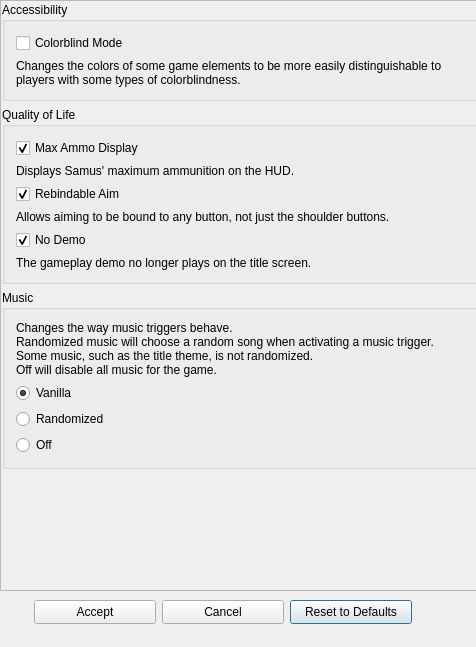
<?xml version="1.0" encoding="UTF-8"?>
<ui version="4.0">
 <class>SuperCosmeticPatchesDialog</class>
 <widget class="QDialog" name="SuperCosmeticPatchesDialog">
  <property name="geometry">
   <rect>
    <x>0</x>
    <y>0</y>
    <width>476</width>
    <height>647</height>
   </rect>
  </property>
  <property name="windowTitle">
   <string>Game Patches</string>
  </property>
  <property name="toolTip">
   <string extracomment="Tourian Elevator can be accessed immediately, without waiting for the G4 cutscene to finish."/>
  </property>
  <widget class="QWidget" name="centralWidget">
   <property name="geometry">
    <rect>
     <x>0</x>
     <y>0</y>
     <width>481</width>
     <height>591</height>
    </rect>
   </property>
   <property name="maximumSize">
    <size>
     <width>16777215</width>
     <height>16777215</height>
    </size>
   </property>
   <layout class="QVBoxLayout" name="main_layout">
    <property name="leftMargin">
     <number>0</number>
    </property>
    <property name="topMargin">
     <number>0</number>
    </property>
    <property name="rightMargin">
     <number>0</number>
    </property>
    <property name="bottomMargin">
     <number>0</number>
    </property>
    <item>
     <widget class="QScrollArea" name="scroll_area">
      <property name="widgetResizable">
       <bool>true</bool>
      </property>
      <widget class="QWidget" name="scroll_area_contents">
       <property name="geometry">
        <rect>
         <x>0</x>
         <y>0</y>
         <width>477</width>
         <height>587</height>
        </rect>
       </property>
       <property name="sizePolicy">
        <sizepolicy hsizetype="Ignored" vsizetype="Preferred">
         <horstretch>0</horstretch>
         <verstretch>0</verstretch>
        </sizepolicy>
       </property>
       <layout class="QVBoxLayout" name="scroll_area_layout">
        <property name="leftMargin">
         <number>1</number>
        </property>
        <property name="topMargin">
         <number>1</number>
        </property>
        <property name="rightMargin">
         <number>1</number>
        </property>
        <property name="bottomMargin">
         <number>0</number>
        </property>
        <item>
         <widget class="QGroupBox" name="accessibility_box">
          <property name="title">
           <string>Accessibility</string>
          </property>
          <layout class="QGridLayout" name="gridLayout_8">
           <item row="1" column="0">
            <widget class="QCheckBox" name="colorblind_checkbox">
             <property name="toolTip">
              <string/>
             </property>
             <property name="text">
              <string>Colorblind Mode</string>
             </property>
            </widget>
           </item>
           <item row="2" column="0">
            <widget class="QLabel" name="colorblind_label">
             <property name="text">
              <string>Changes the colors of some game elements to be more easily distinguishable to players with some types of colorblindness.</string>
             </property>
             <property name="wordWrap">
              <bool>true</bool>
             </property>
            </widget>
           </item>
          </layout>
         </widget>
        </item>
        <item>
         <widget class="QGroupBox" name="qol_box">
          <property name="title">
           <string>Quality of Life</string>
          </property>
          <layout class="QGridLayout" name="gridLayout_4">
           <item row="12" column="0">
            <widget class="QCheckBox" name="no_demo_checkbox">
             <property name="toolTip">
              <string/>
             </property>
             <property name="text">
              <string>No Demo</string>
             </property>
             <property name="checked">
              <bool>true</bool>
             </property>
            </widget>
           </item>
           <item row="4" column="0">
            <widget class="QLabel" name="max_ammo_display_label">
             <property name="text">
              <string>Displays Samus' maximum ammunition on the HUD.</string>
             </property>
            </widget>
           </item>
           <item row="13" column="0">
            <widget class="QLabel" name="no_demo_label">
             <property name="text">
              <string>The gameplay demo no longer plays on the title screen.</string>
             </property>
            </widget>
           </item>
           <item row="2" column="0">
            <widget class="QCheckBox" name="max_ammo_display_checkbox">
             <property name="toolTip">
              <string/>
             </property>
             <property name="text">
              <string>Max Ammo Display</string>
             </property>
             <property name="checked">
              <bool>true</bool>
             </property>
            </widget>
           </item>
           <item row="6" column="0">
            <widget class="QCheckBox" name="aim_with_any_button_checkbox">
             <property name="toolTip">
              <string/>
             </property>
             <property name="text">
              <string>Rebindable Aim</string>
             </property>
             <property name="checked">
              <bool>true</bool>
             </property>
            </widget>
           </item>
           <item row="7" column="0">
            <widget class="QLabel" name="aim_with_any_button_label">
             <property name="text">
              <string>Allows aiming to be bound to any button, not just the shoulder buttons.</string>
             </property>
            </widget>
           </item>
          </layout>
         </widget>
        </item>
        <item>
         <widget class="QGroupBox" name="music_box">
          <property name="title">
           <string>Music</string>
          </property>
          <layout class="QGridLayout" name="gridLayout_6">
           <item row="3" column="0">
            <widget class="QRadioButton" name="no_music_option">
             <property name="text">
              <string>Off</string>
             </property>
             <property name="checked">
              <bool>false</bool>
             </property>
            </widget>
           </item>
           <item row="1" column="0">
            <widget class="QRadioButton" name="vanilla_music_option">
             <property name="text">
              <string>Vanilla</string>
             </property>
             <property name="checked">
              <bool>true</bool>
             </property>
            </widget>
           </item>
           <item row="0" column="0">
            <widget class="QLabel" name="music_label">
             <property name="text">
              <string>Changes the way music triggers behave.
Randomized music will choose a random song when activating a music trigger. Some music, such as the title theme, is not randomized.
Off will disable all music for the game.</string>
             </property>
             <property name="wordWrap">
              <bool>true</bool>
             </property>
            </widget>
           </item>
           <item row="2" column="0">
            <widget class="QRadioButton" name="random_music_option">
             <property name="text">
              <string>Randomized</string>
             </property>
             <property name="checked">
              <bool>false</bool>
             </property>
            </widget>
           </item>
          </layout>
         </widget>
        </item>
        <item>
         <spacer name="verticalSpacer">
          <property name="orientation">
           <enum>Qt::Vertical</enum>
          </property>
          <property name="sizeHint" stdset="0">
           <size>
            <width>20</width>
            <height>40</height>
           </size>
          </property>
         </spacer>
        </item>
       </layout>
      </widget>
     </widget>
    </item>
   </layout>
  </widget>
  <widget class="QPushButton" name="reset_button">
   <property name="geometry">
    <rect>
     <x>290</x>
     <y>600</y>
     <width>122</width>
     <height>24</height>
    </rect>
   </property>
   <property name="text">
    <string>Reset to Defaults</string>
   </property>
  </widget>
  <widget class="QPushButton" name="accept_button">
   <property name="geometry">
    <rect>
     <x>34</x>
     <y>600</y>
     <width>122</width>
     <height>24</height>
    </rect>
   </property>
   <property name="text">
    <string>Accept</string>
   </property>
  </widget>
  <widget class="QPushButton" name="cancel_button">
   <property name="geometry">
    <rect>
     <x>162</x>
     <y>600</y>
     <width>122</width>
     <height>24</height>
    </rect>
   </property>
   <property name="text">
    <string>Cancel</string>
   </property>
  </widget>
 </widget>
 <layoutdefault spacing="6" margin="11"/>
 <resources/>
 <connections/>
</ui>
